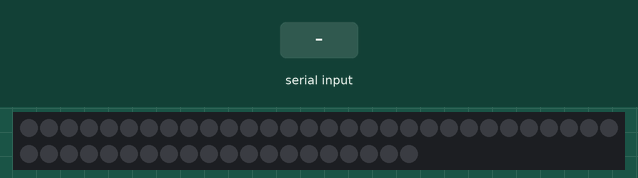
The sketch below on a simulated Arduino Mega 2560, built with avr-gcc and run on an emulated ATmega2560. On the bench: 50 RGB LEDs in strip order, left to right, continuing on the next row. The test bench sets the inputs (shaded band). Dim RGB values are drawn brighter than linear; random numbers use the default seed unless the sketch sets one.

Above: at 2.2 s.
2.3 s: "C" received over Serial
4.7 s: "B" received over Serial
At 5.1 s:
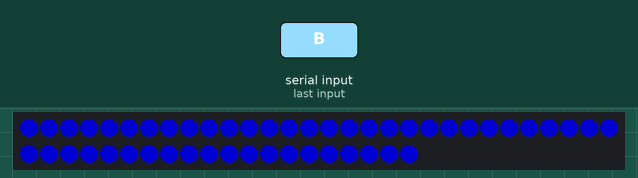
7.7 s: "D" received over Serial
10.3 s: "C" received over Serial
At 10.77 s:
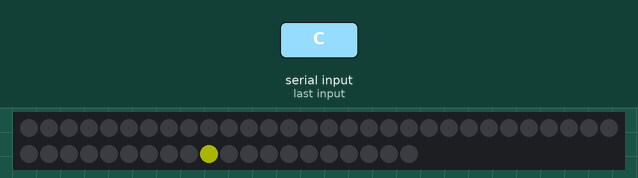

Measured:
- what the display in image 1 shows lasts 1.0 s, from 4.7 s to 5.7 s

The sketch:

Consola_Emociones_final.ino
```cpp
#include <FastLED.h>
#include <Wire.h>
#define NUM_LEDS 50
#define LED_PIN 3
#define BRIGHTNESS 125

CRGB leds[NUM_LEDS];
bool runningEffect = false;  // Flag to control if any effect is running
uint8_t currentEffect = 0;  // 0=None, 1=SurpriceFX, 2=YellowFX, 3=RedFx, 4=BlueFx

void setup() {
  FastLED.addLeds<WS2812B, LED_PIN, GRB>(leds, NUM_LEDS);  // Changed to GRB for better color accuracy
  FastLED.setBrightness(BRIGHTNESS);
  delay(1000);
  fill_solid(leds, NUM_LEDS, CRGB::Black);
  FastLED.show();

  Serial.begin(9600);      // USB communication with computer
  Serial2.begin(9600);     // XBee communication
}

void loop() {
  // Check for incoming serial commands
  if (Serial.available() > 0) {
    char recibido = Serial.read();

    switch (recibido) {
      case 'A':
        Serial2.write('D');
        fill_solid(leds, NUM_LEDS, CRGB::Black);
        FastLED.show();
        currentEffect = 1;  // Amarillo
        runningEffect = true;
        break;
      case 'B':
        Serial2.write('E');
        fill_solid(leds, NUM_LEDS, CRGB::Black);
        FastLED.show();
        currentEffect = 2;  // Azul
        runningEffect = true;
        break;
      case 'C':
        Serial2.write('F');
        fill_solid(leds, NUM_LEDS, CRGB::Black);
        FastLED.show();
        currentEffect = 3;  // Multicolor
        runningEffect = true;
        break;
      case 'D':
        Serial2.write('G');
        currentEffect = 4;  // BlueFx
        runningEffect = true;
        break;
      case 'X':  // Stop command
        Serial2.write('X');
        runningEffect = false;
        fill_solid(leds, NUM_LEDS, CRGB::Black);
        FastLED.show();
        break;
      default:
        Serial.println("Comando no reconocido");
    }
  }

  // Run the selected effect if enabled
  if (runningEffect) {
    switch(currentEffect) {
      case 1: YellowFX(); break;
      case 2: BlueFx(); break;
      case 3: SurpriceFX(); break;
      case 4: RedFx(); break;
    }
  }
}

void SurpriceFX() {
  uint8_t color = random8();
  uint8_t num = random8(NUM_LEDS);
  leds[num] = CHSV(color, 255, 255);  // Set random LED to random color
  FastLED.show();
  leds[num] = CRGB::Black;            // Clear the LED
  delay(5);                           // Wait before next LED
}

void YellowFX() {
  // Shift all LEDs down
  for (int i = NUM_LEDS - 1; i > 0; i--) {
    leds[i] = leds[i - 1];
  }

  // Add new LED at top with 30% probability
  if (random8(10) < 3) {
    leds[0] = CRGB(255, 255, 0);  // Yellow
  } else {
    leds[0] = CRGB(0, 0, 0);      // Black (off)
  }

  FastLED.show();
  delay(100);
}

void RedFx() {
  static bool fadingUp = true;
  static int brightness = 0;

  fill_solid(leds, NUM_LEDS, CRGB::Red);

  if (fadingUp) {
    brightness += 5;
    if (brightness >= BRIGHTNESS) {
      brightness = BRIGHTNESS;
      fadingUp = false;
    }
  } else {
    brightness -= 5;
    if (brightness <= 0) {
      brightness = 0;
      fadingUp = true;
    }
  }

  FastLED.setBrightness(brightness);
  FastLED.show();
  delay(50);
}

void BlueFx ()

{

fill_solid(leds, NUM_LEDS, CHSV(HUE_BLUE, 255, 255));  // Azul saturado
  FastLED.show();
  delay(1000);  // Espera 1 segundo encendido

  // Apagar todos los LEDs
  fill_solid(leds, NUM_LEDS, CRGB::Black);
  FastLED.show();
  delay(1000);  // Espera 1 segundo apagado
}
```
